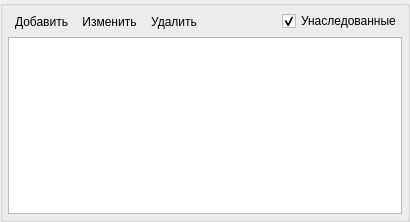
<?xml version="1.0" encoding="UTF-8"?>
<ui version="4.0">
 <class>FilterWidget</class>
 <widget class="QWidget" name="FilterWidget">
  <property name="geometry">
   <rect>
    <x>0</x>
    <y>0</y>
    <width>410</width>
    <height>222</height>
   </rect>
  </property>
  <property name="windowTitle">
   <string>Form</string>
  </property>
  <layout class="QVBoxLayout" name="verticalLayout">
   <property name="spacing">
    <number>5</number>
   </property>
   <property name="leftMargin">
    <number>0</number>
   </property>
   <property name="topMargin">
    <number>0</number>
   </property>
   <property name="rightMargin">
    <number>0</number>
   </property>
   <property name="bottomMargin">
    <number>0</number>
   </property>
   <item>
    <widget class="QGroupBox" name="groupBoxFilter">
     <property name="title">
      <string/>
     </property>
     <layout class="QVBoxLayout" name="verticalLayout_3">
      <property name="spacing">
       <number>5</number>
      </property>
      <property name="leftMargin">
       <number>5</number>
      </property>
      <property name="topMargin">
       <number>5</number>
      </property>
      <property name="rightMargin">
       <number>5</number>
      </property>
      <property name="bottomMargin">
       <number>5</number>
      </property>
      <item>
       <layout class="QHBoxLayout" name="horizontalLayouListTool">
        <property name="spacing">
         <number>0</number>
        </property>
        <item>
         <widget class="QToolButton" name="toolButtonAdd">
          <property name="text">
           <string>Добавить</string>
          </property>
          <property name="icon">
           <iconset resource="modeleride.qrc">
            <normaloff>:/add</normaloff>:/add</iconset>
          </property>
          <property name="iconSize">
           <size>
            <width>16</width>
            <height>16</height>
           </size>
          </property>
          <property name="toolButtonStyle">
           <enum>Qt::ToolButtonTextBesideIcon</enum>
          </property>
          <property name="autoRaise">
           <bool>true</bool>
          </property>
         </widget>
        </item>
        <item>
         <widget class="QToolButton" name="toolButtonEdit">
          <property name="text">
           <string>Изменить</string>
          </property>
          <property name="icon">
           <iconset resource="modeleride.qrc">
            <normaloff>:/edit</normaloff>:/edit</iconset>
          </property>
          <property name="iconSize">
           <size>
            <width>16</width>
            <height>16</height>
           </size>
          </property>
          <property name="toolButtonStyle">
           <enum>Qt::ToolButtonTextBesideIcon</enum>
          </property>
          <property name="autoRaise">
           <bool>true</bool>
          </property>
         </widget>
        </item>
        <item>
         <widget class="QToolButton" name="toolButtonDelete">
          <property name="text">
           <string>Удалить</string>
          </property>
          <property name="icon">
           <iconset resource="modeleride.qrc">
            <normaloff>:/remove</normaloff>:/remove</iconset>
          </property>
          <property name="iconSize">
           <size>
            <width>16</width>
            <height>16</height>
           </size>
          </property>
          <property name="toolButtonStyle">
           <enum>Qt::ToolButtonTextBesideIcon</enum>
          </property>
          <property name="autoRaise">
           <bool>true</bool>
          </property>
         </widget>
        </item>
        <item>
         <spacer name="horizontalSpacerListTool">
          <property name="orientation">
           <enum>Qt::Horizontal</enum>
          </property>
          <property name="sizeHint" stdset="0">
           <size>
            <width>40</width>
            <height>20</height>
           </size>
          </property>
         </spacer>
        </item>
        <item>
         <widget class="QCheckBox" name="checkBoxInInherited">
          <property name="text">
           <string>Унаследованные</string>
          </property>
          <property name="checked">
           <bool>true</bool>
          </property>
         </widget>
        </item>
       </layout>
      </item>
      <item>
       <widget class="QTableView" name="tableViewFilter">
        <property name="alternatingRowColors">
         <bool>true</bool>
        </property>
        <property name="selectionMode">
         <enum>QAbstractItemView::SingleSelection</enum>
        </property>
        <property name="selectionBehavior">
         <enum>QAbstractItemView::SelectRows</enum>
        </property>
        <attribute name="horizontalHeaderHighlightSections">
         <bool>false</bool>
        </attribute>
        <attribute name="horizontalHeaderStretchLastSection">
         <bool>true</bool>
        </attribute>
        <attribute name="verticalHeaderVisible">
         <bool>false</bool>
        </attribute>
        <attribute name="verticalHeaderDefaultSectionSize">
         <number>24</number>
        </attribute>
       </widget>
      </item>
     </layout>
    </widget>
   </item>
  </layout>
 </widget>
 <resources>
  <include location="modeleride.qrc"/>
 </resources>
 <connections/>
</ui>
